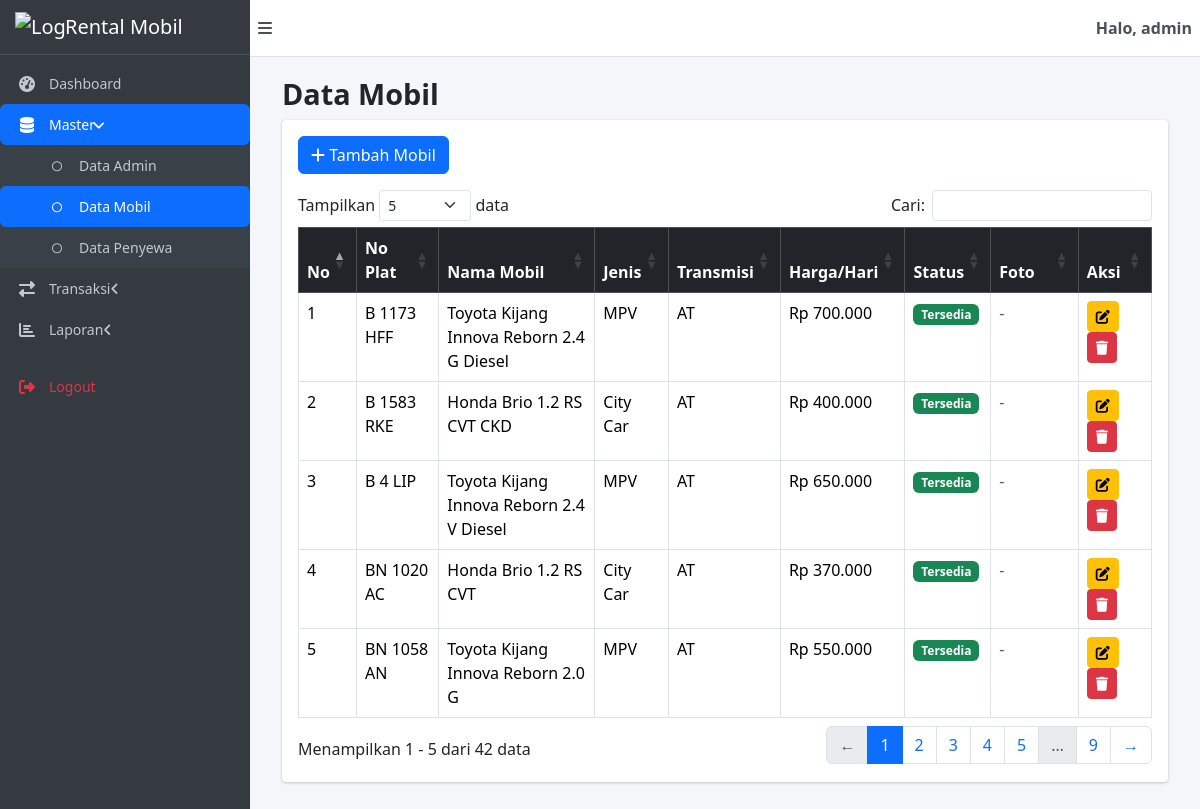
/admin/controller/mmobil_controller.php (signed in), run on the app's committed database.
### tables this page shows
CREATE TABLE `t_mobil` (
  `no_plat` varchar(15) NOT NULL,
  `nm_mobil` varchar(40) NOT NULL,
  `nkursi` tinyint(1) NOT NULL,
  `nbagasi` tinyint(1) NOT NULL,
  `jns_mobil` enum('SUV','MPV','City Car') DEFAULT NULL,
  `transmisi` enum('AT','MT') DEFAULT NULL,
  `thn_buat` year NOT NULL,
  `ft_depan` varchar(100) DEFAULT NULL,
  `ft_blkg` varchar(100) DEFAULT NULL,
  `ft_interior` varchar(100) DEFAULT NULL,
  `hrg_hari` mediumint NOT NULL,
  `cttn_unit` varchar(500) NOT NULL,
  `status_unit` enum('tersedia','disewa','tidaktersedia') NOT NULL DEFAULT 'tersedia'
);

### admin/controller/mmobil_controller.php (called while the page is built, shortened)
<?php
require_once __DIR__ . '/../../konfig/koneksi.php';
require_once __DIR__ . '/../model/mmobil_model.php';
$model = new MMobil();
$aksi = $_GET['aksi'] ?? 'index';
$pesan = '';
$tipe_pesan = '';
switch ($aksi) {
  case 'index':
    $data_mobil = $model->getAll();
    break;
}
$data_untuk_view = [
  'judul_halaman' => 'Data Mobil',
  'nama_admin'    => $_SESSION['admin_username'],
  'data_mobil'    => $data_mobil ?? [],
  'aksi'          => $aksi,
  'mobil_dipilih' => $mobil_dipilih ?? null,
  'pesan'         => $pesan,
  'tipe_pesan'    => $tipe_pesan
];
extract($data_untuk_view);
require_once __DIR__ . '/../view/mmobil_view.php';

### konfig/koneksi.php (called while the page is built, shortened)
<?php
class Database
{
  private $pdo;
  public function __construct($host, $dbname, $username, $password)
  {
    $dsn = "mysql:host=$host;dbname=$dbname;charset=utf8mb4";
    $options = [
      PDO::ATTR_ERRMODE            => PDO::ERRMODE_EXCEPTION,
      PDO::ATTR_DEFAULT_FETCH_MODE => PDO::FETCH_ASSOC,
    ];
    $this->pdo = new PDO($dsn, $username, $password, $options);
  }
  public function select($tabel, $data = [])
  {
    $sql = "SELECT * FROM $tabel";
    $values = [];
    $stmt = $this->pdo->prepare($sql);
    $stmt->execute($values);
    return $stmt->fetchAll();
  }
}
$host = 'localhost';
$db   = 'db_dpwl_keysia';
$user = 'root';
$pass = '';
$conn = new Database($host, $db, $user, $pass);

### admin/model/mmobil_model.php (called while the page is built, shortened)
<?php
require_once __DIR__ . '/../../konfig/koneksi.php';
class MMobil
{
  private $conn;
  private $tabel = 't_mobil';
  public function __construct()
  {
    global $conn;
    $this->conn = $conn;
  }
  public function getAll()
  {
    return $this->conn->select($this->tabel);
  }
}

### admin/view/mmobil_view.php (the view, shortened to what this page needs)
<?php require_once __DIR__ . '/header.php'; ?>
<div class="card">
  <div class="card-body">
    <a href="<?= BASE_URL ?>admin/controller/mmobil_controller.php?aksi=tambah" class="btn btn-primary mb-3">
      <i class="fas fa-plus"></i> Tambah Mobil
    </a>
    <div class="table-responsive">
      <table class="table table-bordered table-hover datatable">
        <thead class="table-dark">
          <tr>
            <th>No</th>
            <th>No Plat</th>
            <th>Nama Mobil</th>
            <th>Jenis</th>
            <th>Transmisi</th>
            <th>Harga/Hari</th>
            <th>Status</th>
            <th>Foto</th>
            <th>Aksi</th>
          </tr>
        </thead>
        <tbody>
          <?php if (!empty($data_mobil)): ?>
            <?php $no = 1;
            foreach ($data_mobil as $mobil): ?>
              <tr>
                <td><?= $no++ ?></td>
                <td><?= htmlspecialchars($mobil['no_plat']) ?></td>
                <td><?= htmlspecialchars($mobil['nm_mobil']) ?></td>
                <td><?= htmlspecialchars($mobil['jns_mobil']) ?></td>
                <td><?= htmlspecialchars($mobil['transmisi']) ?></td>
                <td>Rp <?= number_format($mobil['hrg_hari'], 0, ',', '.') ?></td>
                <td>
                  <span class="badge bg-<?= $mobil['status_unit'] === 'tersedia' ? 'success' : ($mobil['status_unit'] === 'disewa' ? 'warning' : 'danger') ?>">
                    <?= ucfirst($mobil['status_unit']) ?>
                  </span>
                </td>
                <td>
                  <?php if (!empty($mobil['ft_depan'])): ?>
                    <img src="<?= BASE_URL ?>uploads/mobil/<?= htmlspecialchars($mobil['ft_depan']) ?>"
                      width="60" class="rounded" alt="Foto Mobil">
                  <?php else: ?>
                    <span class="text-muted">-</span>
                  <?php endif; ?>
                </td>
                <td>
                  <a href="<?= BASE_URL ?>admin/controller/mmobil_controller.php?aksi=ubah&no_plat=<?= urlencode($mobil['no_plat']) ?>"
                    class="btn btn-sm btn-warning" title="Ubah">
                    <i class="fas fa-edit"></i>
                  </a>
                  <a href="<?= BASE_URL ?>admin/controller/mmobil_controller.php?aksi=hapus&no_plat=<?= urlencode($mobil['no_plat']) ?>"
                    class="btn btn-sm btn-danger"
                    onclick="return confirm('Yakin ingin menghapus mobil ini?')" title="Hapus">
                    <i class="fas fa-trash"></i>
                  </a>
                </td>
              </tr>
            <?php endforeach; ?>
          <?php else: ?>
            <tr>
              <td colspan="9" class="text-center">Tidak ada data mobil</td>
            </tr>
          <?php endif; ?>
        </tbody>
      </table>
    </div>
  </div>
</div>
<?php require_once __DIR__ . '/footer.php'; ?>

### admin/view/header.php (shortened to what this page needs)
<!DOCTYPE html>
<html lang="id">
<head>
  <link rel="stylesheet" href="<?= BASE_URL ?>aset/bootstrap-5/css/bootstrap.min.css">
  <link rel="stylesheet" href="<?= BASE_URL ?>aset/datatables/css/dataTables.bootstrap5.min.css">
  <link rel="stylesheet" href="<?= BASE_URL ?>aset/fontawesome/css/all.min.css">
  <link rel="stylesheet" href="<?= BASE_URL ?>aset/style-dashboard.css">
  <link href="<?= BASE_URL ?>aset/select2/css/select2.min.css" rel="stylesheet">
</head>
<body class="hold-transition sidebar-mini">
  <div class="wrapper">
    <nav class="main-header navbar navbar-expand navbar-white navbar-light">
      <ul class="navbar-nav">
        <li class="nav-item">
          <a class="nav-link" data-widget="pushmenu" href="#" role="button"><i class="fas fa-bars"></i></a>
        </li>
      </ul>
      <ul class="navbar-nav ms-auto">
        <li class="nav-item">
          <span class="nav-link text-dark fw-bold">Halo, <?= htmlspecialchars($nama_admin) ?></span>
        </li>
      </ul>
    </nav>
    <aside class="main-sidebar sidebar-dark-primary elevation-4">
      <a href="<?= BASE_URL ?>admin/index.php" class="brand-link">
        <img width="50px" src="<?= BASE_URL ?>aset/images/logo-mjt.png" alt="Logo Usaha">
        <span class="brand-text font-weight-light">Rental Mobil</span>
      </a>
      <div class="sidebar">
        <nav class="mt-2">
          <ul class="nav nav-pills nav-sidebar flex-column" data-widget="treeview" role="menu">
            <li class="nav-item">
              <a href="<?= BASE_URL ?>admin/controller/dashboard_controller.php" class="nav-link <?= ($judul_halaman === 'Dashboard Admin') ? 'active' : '' ?>">
                <i class="nav-icon fas fa-tachometer-alt"></i>
                <p>Dashboard</p>
              </a>
            </li>
            <li class="nav-item has-treeview <?= in_array($judul_halaman, ['Data Admin', 'Data Mobil', 'Data Penyewa']) ? 'menu-open' : '' ?>">
              <a href="#" class="nav-link <?= in_array($judul_halaman, ['Data Admin', 'Data Mobil', 'Data Penyewa']) ? 'active' : '' ?>">
                <i class="nav-icon fas fa-database"></i>
                <p>Master<i class="right fas fa-angle-left"></i></p>
              </a>
              <ul class="nav nav-treeview" style="<?= in_array($judul_halaman, ['Data Admin', 'Data Mobil', 'Data Penyewa']) ? 'display: block;' : '' ?>">
                <li class="nav-item">
                  <a href="<?= BASE_URL ?>admin/controller/madmin_controller.php" class="nav-link <?= ($judul_halaman === 'Data Admin') ? 'active' : '' ?>">
                    <i class="far fa-circle nav-icon"></i>
                    <p>Data Admin</p>
                  </a>
                </li>
                <li class="nav-item">
                  <a href="<?= BASE_URL ?>admin/controller/mmobil_controller.php" class="nav-link <?= ($judul_halaman === 'Data Mobil') ? 'active' : '' ?>">
                    <i class="far fa-circle nav-icon"></i>
                    <p>Data Mobil</p>
                  </a>
                </li>
                <li class="nav-item">
                  <a href="<?= BASE_URL ?>admin/controller/mpenyewa_controller.php" class="nav-link <?= ($judul_halaman === 'Data Penyewa') ? 'active' : '' ?>">
                    <i class="far fa-circle nav-icon"></i>
                    <p>Data Penyewa</p>
                  </a>
                </li>
              </ul>
            </li>
            <li class="nav-item has-treeview <?= in_array($judul_halaman, ['Data Sewa', 'Data Pembayaran', 'Cetak Bukti Pembayaran', 'Penyerahan Mobil', 'Pengembalian Mobil', 'Denda Keterlambatan']) ? 'menu-open' : '' ?>">
              <a href="#" class="nav-link <?= in_array($judul_halaman, ['Data Sewa', 'Data Pembayaran', 'Cetak Bukti Pembayaran', 'Penyerahan Mobil', 'Pengembalian Mobil', 'Denda Keterlambatan']) ? 'active' : '' ?>">
                <i class="nav-icon fas fa-exchange-alt"></i>
                <p>Transaksi<i class="right fas fa-angle-left"></i></p>
              </a>
            </li>
            <li class="nav-item has-treeview  <?= in_array($judul_halaman, ['Laporan Pendapatan Sewa', 'Cetak Laporan Pendapatan Sewa', 'Laporan Pendapatan Denda', 'Cetak Laporan Pendapatan Denda']) ? 'menu-open' : '' ?>">
              <a href="#" class="nav-link <?= in_array($judul_halaman, ['Laporan Pendapatan Sewa', 'Cetak Laporan Pendapatan Sewa', 'Laporan Pendapatan Denda', 'Cetak Laporan Pendapatan Denda']) ? 'active' : '' ?>">
                <i class="nav-icon fas fa-chart-bar"></i>
                <p>Laporan<i class="right fas fa-angle-left"></i></p>
              </a>
            </li>
            <li class="nav-item mt-3">
              <a href="<?= BASE_URL ?>admin/logout.php" class="nav-link text-danger">
                <i class="nav-icon fas fa-sign-out-alt"></i>
                <p>Logout</p>
              </a>
            </li>
          </ul>
        </nav>
      </div>
    </aside>
    <div class="content-wrapper">
      <div class="content-header">
        <div class="container-fluid">
          <div class="row mb-2">
            <div class="col-sm-6">
              <h1 class="m-0 text-dark"><?= $judul_halaman ?></h1>
            </div>
          </div>
        </div>
      </div>
      <div class="content">
        <div class="container-fluid">

### admin/view/footer.php (shortened to what this page needs)
</div>
</div>
</div>
</div>
</body>
</html>

### aset/style-dashboard.css (style rules this page uses)
* { margin: 0; padding: 0; box-sizing: border-box; }
body { font-family: 'Segoe UI', Tahoma, Geneva, Verdana, sans-serif; background-color: #f4f6f9; overflow-x: hidden; }
.wrapper { display: flex; flex-direction: column; min-height: 100vh; }
.main-header { position: fixed; top: 0; right: 0; left: 250px; z-index: 1034; height: 57px; background-color: #fff !important; border-bottom: 1px solid #dee2e6; transition: left 0.3s ease; }
.main-header .navbar-nav .nav-link { color: #495057 !important; }
.main-sidebar { position: fixed; top: 0; left: 0; bottom: 0; width: 250px; z-index: 1038; background-color: #343a40; color: #c2c7d0; transition: transform 0.3s ease, width 0.3s ease; overflow-y: auto; }
.brand-link { display: flex; align-items: center; padding: 12px 15px; text-decoration: none; color: #fff; font-size: 1.25rem; border-bottom: 1px solid #4b545c; white-space: nowrap; overflow: hidden; }
.nav-sidebar { padding: 0; list-style: none; }
.nav-item { width: 100%; }
.nav-link { display: flex; align-items: center; padding: 10px 15px; color: #c2c7d0; text-decoration: none; transition: all 0.3s; border-radius: 0; }
.nav-link.active { background-color: #007bff; color: #fff; }
.nav-icon { width: 24px; text-align: center; margin-right: 10px; }
.nav-link p { flex-grow: 1; margin: 0; font-size: 14px; }
.nav-link .right { margin-left: auto; transition: transform 0.3s; }
.menu-open>.nav-link .right { transform: rotate(-90deg); }
.nav-treeview { display: none; list-style: none; padding: 0; background-color: #3a4047; }
.nav-treeview .nav-link { padding-left: 45px; font-size: 13px; }
.nav-treeview .nav-icon { font-size: 10px; }
.content-wrapper { flex: 1; margin-left: 250px; margin-top: 57px; padding: 20px; transition: margin-left 0.3s ease; }
.content-header h1 { font-size: 1.8rem; font-weight: 600; color: #495057; }
.card { border: none; border-radius: 0.25rem; box-shadow: 0 0 1px rgba(0, 0, 0, .125), 0 1px 3px rgba(0, 0, 0, .2); margin-bottom: 1rem; }
.card-body { padding: 1rem; }

### data on the page
t_mobil: no_plat "B 1173 HFF", nm_mobil "Toyota Kijang Innova Reborn 2.4 G Diesel", jns_mobil "MPV", transmisi "AT", hrg_hari "700.000", status_unit "Tersedia"
t_mobil: no_plat "B 1583 RKE", nm_mobil "Honda Brio 1.2 RS CVT CKD", jns_mobil "City Car", transmisi "AT", hrg_hari "400.000", status_unit "Tersedia"
t_mobil: no_plat "B 4 LIP", nm_mobil "Toyota Kijang Innova Reborn 2.4 V Diesel", jns_mobil "MPV", transmisi "AT", hrg_hari "650.000", status_unit "Tersedia"
t_mobil: no_plat "BN 1020 AC", nm_mobil "Honda Brio 1.2 RS CVT", jns_mobil "City Car", transmisi "AT", hrg_hari "370.000", status_unit "Tersedia"
t_mobil: no_plat "BN 1058 AN", nm_mobil "Toyota Kijang Innova Reborn 2.0 G", jns_mobil "MPV", transmisi "AT", hrg_hari "550.000", status_unit "Tersedia"

### other printed values
$nama_admin "admin"
$judul_halaman "Data Mobil"
